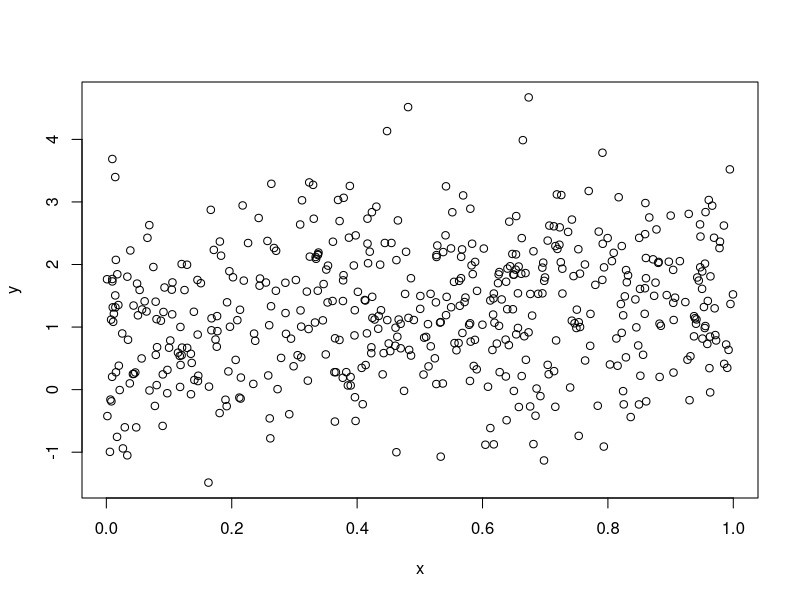

This chart was generated by the following R code:
# Test 312


#basic simulation : y = 1 + 0.5x +e
n_obs <- 500
x <- runif(n_obs, min = 0, max = 1)
y <- 1 + 0.5 * x + rnorm(n_obs, mean = 0, sd = 1)
plot(x, y)